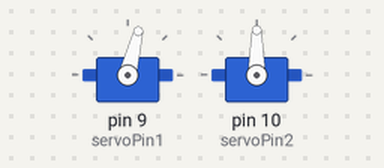
Bench run of a sketch on a simulated Arduino Uno, built with avr-gcc and run on an emulated ATmega328P. Parts: 2 × servo. What the sketch prints to the serial monitor is not drawn.

Above: at 0.1 s.
At 1.1 s:
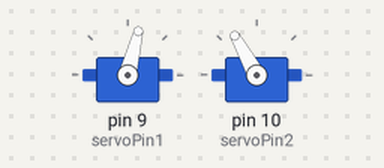
Timing chart, 0 to 2.6 s (numbered marks = the images above):
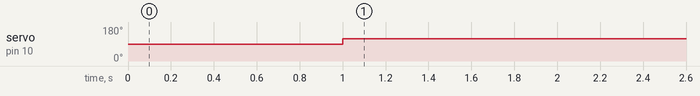

The sketch:

Inverse_Kinematics_Elbow_up_algorithm.ino
```cpp
//Inverse_Kinematics _Elbow_down_algorithm
#include <Servo.h>
Servo servo1;
Servo servo2;
const int servoPin1 = 9;
const int servoPin2 = 10;
int a;  // (  ⃤⃤ bac) top angle at top link: to be solved
int b;  // (  ⃤⃤ abc) middle angle between links: to be solved
int c;  // (  ⃤⃤ bca) bottom angle at lower link: might be unimportant atm
int d;  // (  ⃤⃤ fde) bottom angle at triangle  ⃤⃤ def: to be solved
int x = 15;  // x lenth or x-axis position(end-effector): to be given
int y = 20;  // y lenth or y-axis position(end-effector): to be given
int l3; // resultant link(for end-effector): to be solved
int l2 = 15; // second link: to be given
int l1 = 14; // first link: to be given
int theta_1; // Angle deviation of first joint from origin(x- axis): to be solved
int theta_2; // Angle deviation of first joint from origin(l1- axis 0r link 1 axis): to be solved
int angle_1; // Angle of the first motor displacement: to be solved
int angle_2; // Angle of the second motor displacement: to be solved

void setup() {
  // put your setup code here, to run once:
  Serial.begin(9600);
  servo1.attach(servoPin1);
  servo2.attach(servoPin2);

}


void loop() {
  // put your main code here, to run repeatedly:

// resultant link(for end-effector): to be solved
int l3 = sqrt(pow(x,2) + pow(y,2));

// (  ⃤⃤ abc) middle angle between links: to be solved
double b = ((pow(l3,2)) - (pow(l2,2) )- (pow(l1,2))) / -((2) * (l2) * (l1));
double b_radian = acos(b);
double doubleValue_b_degrees = b_radian * 180.0 / PI;
int b_degrees = (int)doubleValue_b_degrees;

//Angle deviation of first joint from origin(l1- axis 0r link 1 axis): to be solved
int theta_2 = 180 - b_degrees;

// (  ⃤⃤ bac) top angle at top link: to be solved
double a = (pow(l2,2) - pow(l1,2) - pow(l3,2)) / (-2 * l1 * l3);
double a_radian = acos(a);
double doubleValue_a_degrees = a_radian * 180.0 / PI;
int a_degrees = (int)doubleValue_a_degrees;

// (  ⃤⃤ fde) bottom angle at triangle  ⃤⃤ def: to be solved
// alternatively int d = acos( (pow(y,2) - pow(x,2) - pow(l3,2)) / (-2 * x * l3));
double d = (y/x);
double d_radian = atan(d);
double doubleValue_d_degrees = d_radian * 180.0 / PI;
int d_degrees = (int)doubleValue_d_degrees;

// Angle deviation of first joint from origin(x- axis): to be solved
int theta_1 = a_degrees + d_degrees;


// Angle of the first motor displacement: to be solved
int angle_1 = theta_1 + 0;

// Angle of the second motor displacement: to be solved
int angle_2 = 180 - theta_2;


// Move the first servo
  servo1.write(angle_1);
  delay(1000); // Wait for 1 second

// Move the second servo
  servo2.write(angle_2);
  delay(1000);

//Display
  Serial.print("Solving...");
  Serial.print(" \n");
  delay(300);
  Serial.print("The value of theta_1 is: ");
  Serial.println(theta_1);
  Serial.print("The value of theta_2 is: ");
  Serial.println(theta_2);
  Serial.print("The value of b_degrees is: ");
  Serial.println(b_degrees);
  Serial.print("The value of a_degrees is: ");
  Serial.println(a_degrees);
  Serial.print("The value of d_degrees is: ");
  Serial.println(d_degrees);

}
```

Measured:
- by itself, servo on pin 10 (servoPin2): 90° → 119° at 1.0 s
